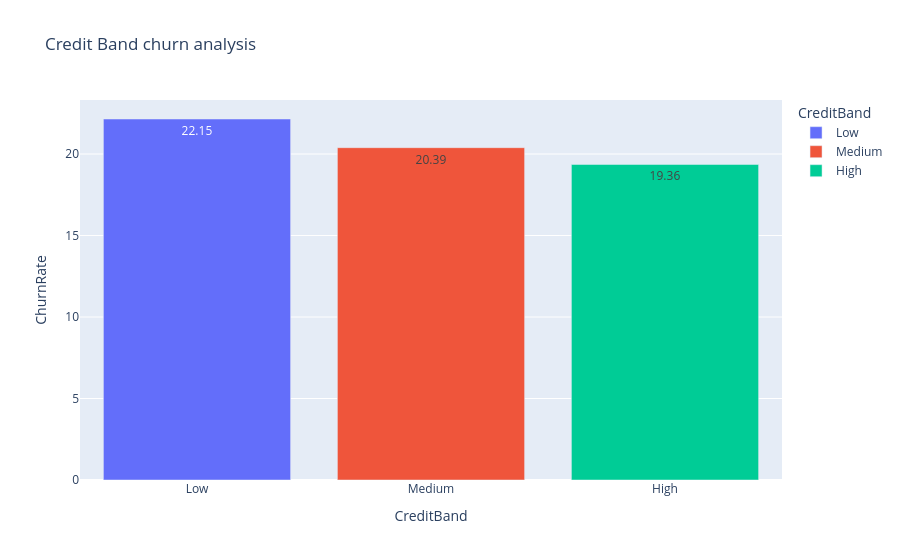

The notebook cell this image was saved under:
### Code cell
#Churn by creditBand

Credit_churn['ChurnRate']=Credit_churn['ChurnRate'].round(2)
fig=px.bar(Credit_churn,
          title='Credit Band churn analysis',
          x='CreditBand',
          y='ChurnRate',
          color='CreditBand',
          text='ChurnRate',
          
          )

fig.show()

### Figure 1 — Plotly figure (JSON) as saved in the notebook; plotly's stock layout.template omitted (floating-point values rounded to 4 significant figures)
{"data": [{"hovertemplate": "CreditBand=%{x}<br>ChurnRate=%{text}<extra></extra>", "legendgroup": "Low", "marker": {"color": "#636efa", "pattern": {"shape": ""}}, "name": "Low", "orientation": "v", "showlegend": true, "text": [22.15], "textposition": "auto", "type": "bar", "x": ["Low"], "xaxis": "x", "y": [22.15], "yaxis": "y"}, {"hovertemplate": "CreditBand=%{x}<br>ChurnRate=%{text}<extra></extra>", "legendgroup": "Medium", "marker": {"color": "#EF553B", "pattern": {"shape": ""}}, "name": "Medium", "orientation": "v", "showlegend": true, "text": [20.39], "textposition": "auto", "type": "bar", "x": ["Medium"], "xaxis": "x", "y": [20.39], "yaxis": "y"}, {"hovertemplate": "CreditBand=%{x}<br>ChurnRate=%{text}<extra></extra>", "legendgroup": "High", "marker": {"color": "#00cc96", "pattern": {"shape": ""}}, "name": "High", "orientation": "v", "showlegend": true, "text": [19.36], "textposition": "auto", "type": "bar", "x": ["High"], "xaxis": "x", "y": [19.36], "yaxis": "y"}], "layout": {"barmode": "relative", "legend": {"title": {"text": "CreditBand"}, "tracegroupgap": 0}, "title": {"text": "Credit Band churn analysis"}, "xaxis": {"anchor": "y", "categoryarray": ["Low", "Medium", "High"], "categoryorder": "array", "domain": [0, 1], "title": {"text": "CreditBand"}}, "yaxis": {"anchor": "x", "domain": [0, 1], "title": {"text": "ChurnRate"}}}}
